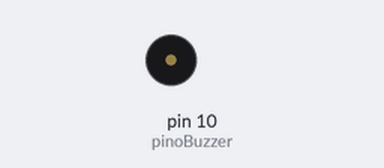
A sketch run on a simulated Arduino Uno, built with avr-gcc and run on an emulated ATmega328P. On the bench: buzzer (waves = sounding).

Above: at 1.3 s.
At 9.3 s:
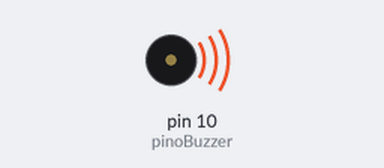
Timing chart, 0 to 9.6 s (numbered marks = the images above):
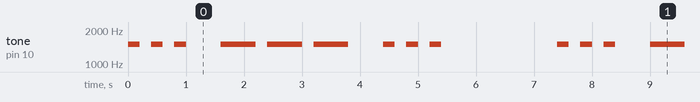

Measured:
- by itself, tone on pin 10 (pinoBuzzer): repeats every 7.4 s: 2 × (silent 0.20 s, 1500 Hz 0.20 s), silent 0.60 s, 2 × (1500 Hz 0.60 s, silent 0.20 s), 1500 Hz 0.60 s, silent 0.60 s, 2 × (1500 Hz 0.20 s, silent 0.20 s), 1500 Hz 0.20 s, silent 2.0 s, 1500 Hz 0.20 s

The sketch:

11__Project_BuzzerSOS.ino
```cpp
// 11º Projeto: S.O.S Sonoro com Buzzer.
// Gabriel Sassati da Costa

/*
S = . . . (três bips curtos)
O = – – – (três bips longos)
S = . . . (três bips curtos)
*/

// Define o pino do buzzer
int pinoBuzzer = 10;
// Define os tempos em milissegundos
int bipCurto = 200;
// Duração do bip curto (ponto)
int bipLongo = 600; // Duração do bip longo (traço)
int pausaCurta = 200; // Pausa entre sinais

int pausaLetra = 600; // Pausa entre letras (S e O)
int pausaFinal = 2000; // Pausa final antes de repetir

// Define a frequência do som em Hertz
int frequencia = 1500; // Frequência de 1500 Hz
void setup() {
/* O setup fica vazio neste projeto:
Em projetos com pinMode(...), usamos o setup() para configurar os pinos como OUTPUT, INPUT, etc.
Mas quando usamos a função tone(...), o Arduino não precisa que o pino seja configurado como saída com
pinMode(...). A função tone() já cuida disso internamente.
*/
}

void loop() {

  // Letra S
// Primeiro bip curto
tone(pinoBuzzer, frequencia); // Emite som de 1500 Hz
delay(bipCurto);
// Mantém o som por um tempo curto
noTone(pinoBuzzer); // Para o som
delay(pausaCurta);
// Pequena pausa

  // Segundo bip curto
tone(pinoBuzzer, frequencia);
delay(bipCurto);
noTone(pinoBuzzer);
delay(pausaCurta);

  // Terceiro bip curto
tone(pinoBuzzer, frequencia);
delay(bipCurto);
noTone(pinoBuzzer);
delay(pausaLetra);
// Pausa maior entre letras


  // Letra O
// Primeiro bip longo
tone(pinoBuzzer, frequencia);
delay(bipLongo);
noTone(pinoBuzzer);
delay(pausaCurta);

  // Segundo bip longo
tone(pinoBuzzer, frequencia);
delay(bipLongo);
noTone(pinoBuzzer);
delay(pausaCurta);

  // Terceiro bip longo
tone(pinoBuzzer, frequencia);
delay(bipLongo);
noTone(pinoBuzzer);
delay(pausaLetra);


  // Letra S
// Primeiro bip curto
tone(pinoBuzzer, frequencia);
delay(bipCurto);
noTone(pinoBuzzer);
delay(pausaCurta);

  // Segundo bip curto
tone(pinoBuzzer, frequencia);
delay(bipCurto);
noTone(pinoBuzzer);
delay(pausaCurta);

  // Terceiro bip curto
tone(pinoBuzzer, frequencia);
delay(bipCurto);
noTone(pinoBuzzer);
delay(pausaFinal);
// Pausa final antes de repetir o SOS
}
```
